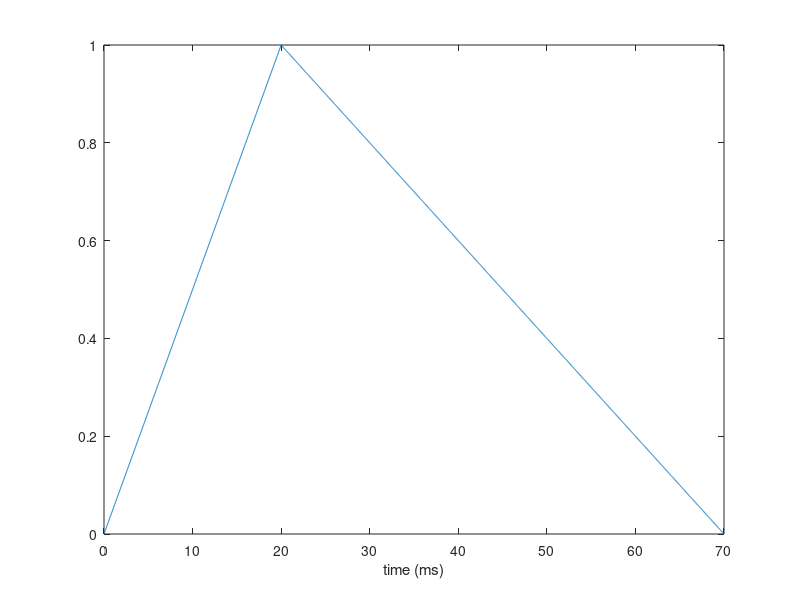

Write MATLAB code to recreate this figure.
## test algorithm for adsr for use in my artblocks project
## plotting shapes to ensure correct reasoning in the code


close all; clear all;

## usage: [env,t]= ad(a_ms,d_ms,fs)
## inputs:
## a_ms - attack duration in ms
## d_ms - decay duration in ms
## fs - sampling freq
## outpus:
## env - vector of adsr envelope values
## t - vector of time values in ms

function [env,t] = ad (ams,dms,fs)
  a = ams/1000*fs;             # attack duration in samples
  d = dms/1000*fs;             # decay duration in samples

  aslope = 1/a;
  dslope = -1/d;

  for i = 1:a
    env(i) = aslope*i;
    t(i) = i/fs*1000;
  end

  for i = 1:d
    env(a+i) = 1 + dslope*i;
    t(a+i) = (a+i)/fs*1000;
  end

  
endfunction


[env,t] = ad(20,50,48000);

plot(t,env);
xlabel("time (ms)");




